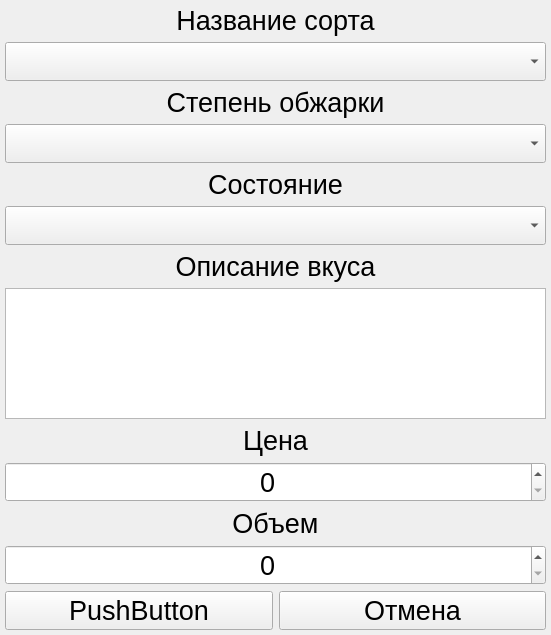
<?xml version="1.0" encoding="UTF-8"?>
<ui version="4.0">
 <class>Form</class>
 <widget class="QWidget" name="Form">
  <property name="geometry">
   <rect>
    <x>0</x>
    <y>0</y>
    <width>551</width>
    <height>635</height>
   </rect>
  </property>
  <property name="windowTitle">
   <string>Form</string>
  </property>
  <widget class="QWidget" name="gridLayoutWidget">
   <property name="geometry">
    <rect>
     <x>0</x>
     <y>0</y>
     <width>551</width>
     <height>635</height>
    </rect>
   </property>
   <layout class="QGridLayout" name="gridLayout">
    <property name="leftMargin">
     <number>5</number>
    </property>
    <property name="topMargin">
     <number>5</number>
    </property>
    <property name="rightMargin">
     <number>5</number>
    </property>
    <property name="bottomMargin">
     <number>5</number>
    </property>
    <item row="13" column="0" colspan="2">
     <widget class="QSpinBox" name="volume">
      <property name="font">
       <font>
        <pointsize>20</pointsize>
       </font>
      </property>
      <property name="alignment">
       <set>Qt::AlignCenter</set>
      </property>
     </widget>
    </item>
    <item row="12" column="0" colspan="2">
     <widget class="QLabel" name="label_6">
      <property name="font">
       <font>
        <pointsize>20</pointsize>
       </font>
      </property>
      <property name="text">
       <string>Объем</string>
      </property>
      <property name="alignment">
       <set>Qt::AlignCenter</set>
      </property>
     </widget>
    </item>
    <item row="6" column="0" rowspan="3" colspan="2">
     <widget class="QLabel" name="label_4">
      <property name="font">
       <font>
        <pointsize>20</pointsize>
       </font>
      </property>
      <property name="text">
       <string>Описание вкуса</string>
      </property>
      <property name="alignment">
       <set>Qt::AlignCenter</set>
      </property>
     </widget>
    </item>
    <item row="10" column="0" colspan="2">
     <widget class="QLabel" name="label_5">
      <property name="font">
       <font>
        <pointsize>20</pointsize>
       </font>
      </property>
      <property name="text">
       <string>Цена</string>
      </property>
      <property name="alignment">
       <set>Qt::AlignCenter</set>
      </property>
     </widget>
    </item>
    <item row="3" column="0" colspan="2">
     <widget class="QComboBox" name="degree_roasting">
      <property name="font">
       <font>
        <pointsize>20</pointsize>
       </font>
      </property>
     </widget>
    </item>
    <item row="11" column="0" colspan="2">
     <widget class="QSpinBox" name="price">
      <property name="font">
       <font>
        <pointsize>20</pointsize>
       </font>
      </property>
      <property name="alignment">
       <set>Qt::AlignCenter</set>
      </property>
     </widget>
    </item>
    <item row="2" column="0" colspan="2">
     <widget class="QLabel" name="label_2">
      <property name="font">
       <font>
        <pointsize>20</pointsize>
       </font>
      </property>
      <property name="text">
       <string>Степень обжарки</string>
      </property>
      <property name="alignment">
       <set>Qt::AlignCenter</set>
      </property>
     </widget>
    </item>
    <item row="1" column="0" colspan="2">
     <widget class="QComboBox" name="variety">
      <property name="font">
       <font>
        <pointsize>20</pointsize>
       </font>
      </property>
     </widget>
    </item>
    <item row="9" column="0" colspan="2">
     <widget class="QTextEdit" name="description">
      <property name="font">
       <font>
        <pointsize>20</pointsize>
       </font>
      </property>
     </widget>
    </item>
    <item row="0" column="0" colspan="2">
     <widget class="QLabel" name="label">
      <property name="font">
       <font>
        <pointsize>20</pointsize>
       </font>
      </property>
      <property name="text">
       <string>Название сорта</string>
      </property>
      <property name="alignment">
       <set>Qt::AlignCenter</set>
      </property>
     </widget>
    </item>
    <item row="5" column="0" colspan="2">
     <widget class="QComboBox" name="condition">
      <property name="font">
       <font>
        <pointsize>20</pointsize>
       </font>
      </property>
     </widget>
    </item>
    <item row="4" column="0" colspan="2">
     <widget class="QLabel" name="label_3">
      <property name="font">
       <font>
        <pointsize>20</pointsize>
       </font>
      </property>
      <property name="text">
       <string>Состояние</string>
      </property>
      <property name="alignment">
       <set>Qt::AlignCenter</set>
      </property>
     </widget>
    </item>
    <item row="14" column="0">
     <widget class="QPushButton" name="condition_2">
      <property name="font">
       <font>
        <pointsize>20</pointsize>
       </font>
      </property>
      <property name="text">
       <string>PushButton</string>
      </property>
     </widget>
    </item>
    <item row="14" column="1">
     <widget class="QPushButton" name="cancel">
      <property name="font">
       <font>
        <pointsize>20</pointsize>
       </font>
      </property>
      <property name="text">
       <string>Отмена</string>
      </property>
     </widget>
    </item>
   </layout>
  </widget>
 </widget>
 <resources/>
 <connections/>
</ui>
